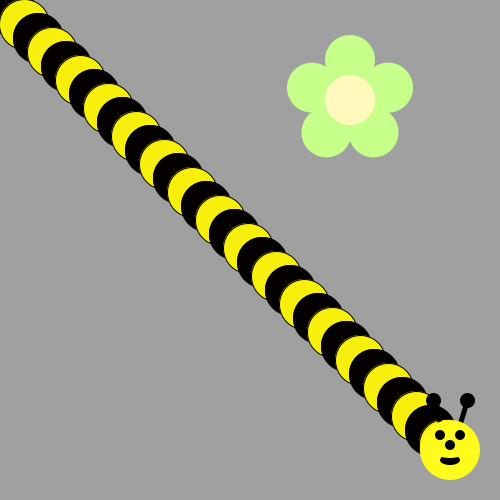
Frame 1 (no input)
Frame 60 (the mouse pressed at the canvas centre just before this capture): identical to frame 1, image omitted
Frame 120 (the mouse held since frame 60 and released just before this capture): identical to frame 1, image omitted

The Processing sketch that drew this single still picture (run headless with seeded random() and noise(); from frame 60 on, the mouse is pressed at the canvas centre):

// Processing sketch: Bumblebee
// ── Bumblebee.pde
void draw() {
/*Use a loop to make a body for the Bee!
Then put his head on using drawBeeFace(x,y)
Use Modulo to make the colors alternate 
*/
}

void drawFlower(int x, int y) {
     noStroke();
     translate(x, y);
     // draw 5 petals, rotating after each one
     fill(#c6ff89);      // green
      for (int i = 0; i < 5; i++) {
           ellipse(0, -40, 50, 50);
          rotate(radians(72));
     }
     fill(#fff9bb); // light yellow
     ellipse(0, 0, 50, 50);
} 
void drawBeeFace(int BeeFaceX, int BeeFaceY) {
     noStroke();
     fill(0, 0, 0);
     stroke(1);
     strokeWeight(5);
     line(BeeFaceX-10, BeeFaceY-27, BeeFaceX-17, BeeFaceY-50);
     line(BeeFaceX+10, BeeFaceY-27, BeeFaceX+17, BeeFaceY-50);
     ellipse(BeeFaceX-17, BeeFaceY-50, 10, 10);
     ellipse(BeeFaceX+17, BeeFaceY-50, 10, 10);
     noStroke();
     fill(255, 251, 28);
     ellipse(BeeFaceX, BeeFaceY, 60, 60); // face
     fill(255, 237, 209);
     fill(0,0,0);
      ellipse(BeeFaceX-10, BeeFaceY-15, 10, 10); // eyes
     ellipse(BeeFaceX+10, BeeFaceY-15, 10, 10);
      ellipse(BeeFaceX, BeeFaceY-5, 10, 10); // nose
      ellipse(BeeFaceX, BeeFaceY+10, 20, 10);// mouth
     fill(255, 251, 28);
     ellipse(BeeFaceX, BeeFaceY+5, 20, 6);
}

void setup() {
  int Xpos = 10;
  int Ypos = 10;
     ellipseMode(CENTER);
     size(500, 500);
     background(160, 160, 160);
     for(int i=0;i<32;i++){
       if(i%2==0){
         fill(#050000);
       }
       else{
         fill(#F7F00C);
       }
       ellipse(Xpos,Ypos,50,50);
       Xpos+=14;
       Ypos+=14;
     }
     drawBeeFace(450,450);
      drawFlower(350, 100);
}
